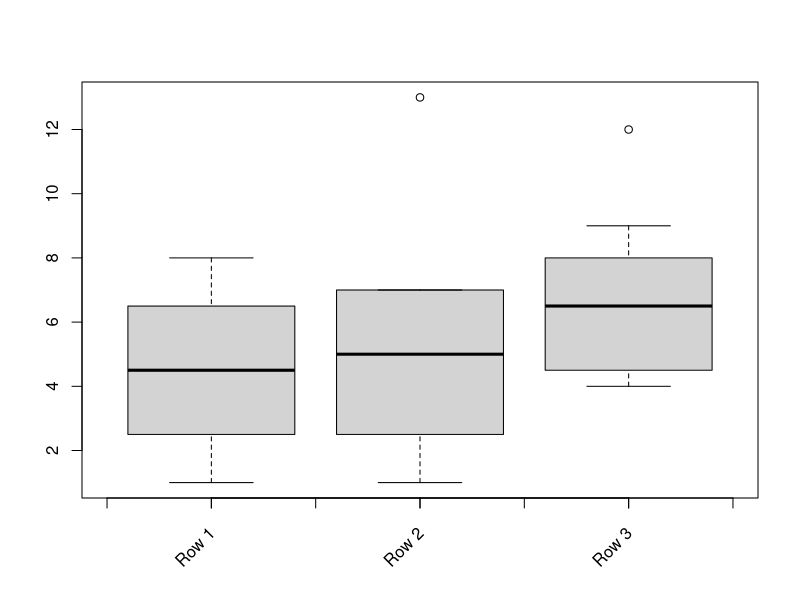

The R script that drew this image:
library(MASS)
options(warn=-1)

data = read.table("question1.txt")
A = as.matrix(data)
row = nrow(A)
for(i in 1:(row-1))
{
for(j in (i+1):row)
{
cat("Wilcox and t-test results for Row ",i," and Row ",j)
B = wilcox.test(A[i,],A[j,],alternative = c("two.sided","less","greater"),mu=0,paired=TRUE,conf.int=FALSE,conf.level = 0.95)
print(B)
C = t.test(A[i,],A[j,],alternative = c("two.sided","less","greater"),mu = 0,paired = TRUE,var.equal = FALSE,conf.level = .95)
print(C)

}
}
#print(data)
#name <-c("Row 1","Row 2","Row 3")
#row.names(data) <- name
#print(A)
#boxplot(A[1,0],A[2,0],A[3,0])
boxplot(A[1,],A[2,],A[3,],range = 1.0,width = NULL,plot = TRUE,labels=FALSE, varwidth = FALSE,outline = TRUE,border = par("fg"))
labels <- paste(c("Row 1", 
                  "Row 2",
                  "Row 3"))
axis(1, labels = FALSE)
text(x =  seq_along(labels), y = par("usr")[3] - 1, srt = 45, adj = 1,
     labels = labels, xpd = TRUE)
